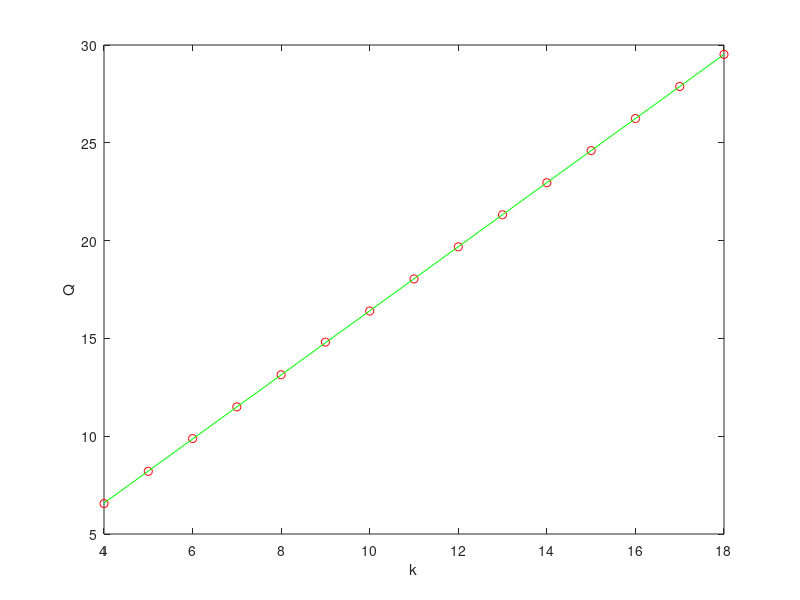

MATLAB code for this plot:
%%%%%%%%%%%%%%%%%%%%%%%%%%
%Sahebeh Dadboud : 1569394
% Assignment 1 - exe 1
%%%%%%%%%%%%%%%%%%%%%%%%%%


%applying the least-squares approximation to the Millikan data on a straight line q=k*e+dq.
%Note that the measured data are very accurately represented by the straight line of the least-squares approximation.



% oil drop data sets
k = [4, 5, 6, 7, 8, 9, 10, 11, 12, 13, 14,15, 16, 17, 18];
q = [6.558, 8.206, 9.880, 11.50, 13.14,14.81, 16.40, 18.04, 19.68, 21.32, 22.96, 24.60,26.24, 27.88, 29.52];


numerator = sum(q.*(k-mean(k)));
denominator = sum((k-mean(k)).^2);
e = numerator/denominator; %slope of the least squares curve fit
dq = mean(q)-e*mean(k); %calculate intercept
Q = e*k+dq; %linear equation
figure;
plot(k,q,'ro',k,Q,'g-')
xlabel('k')
ylabel('Q')


